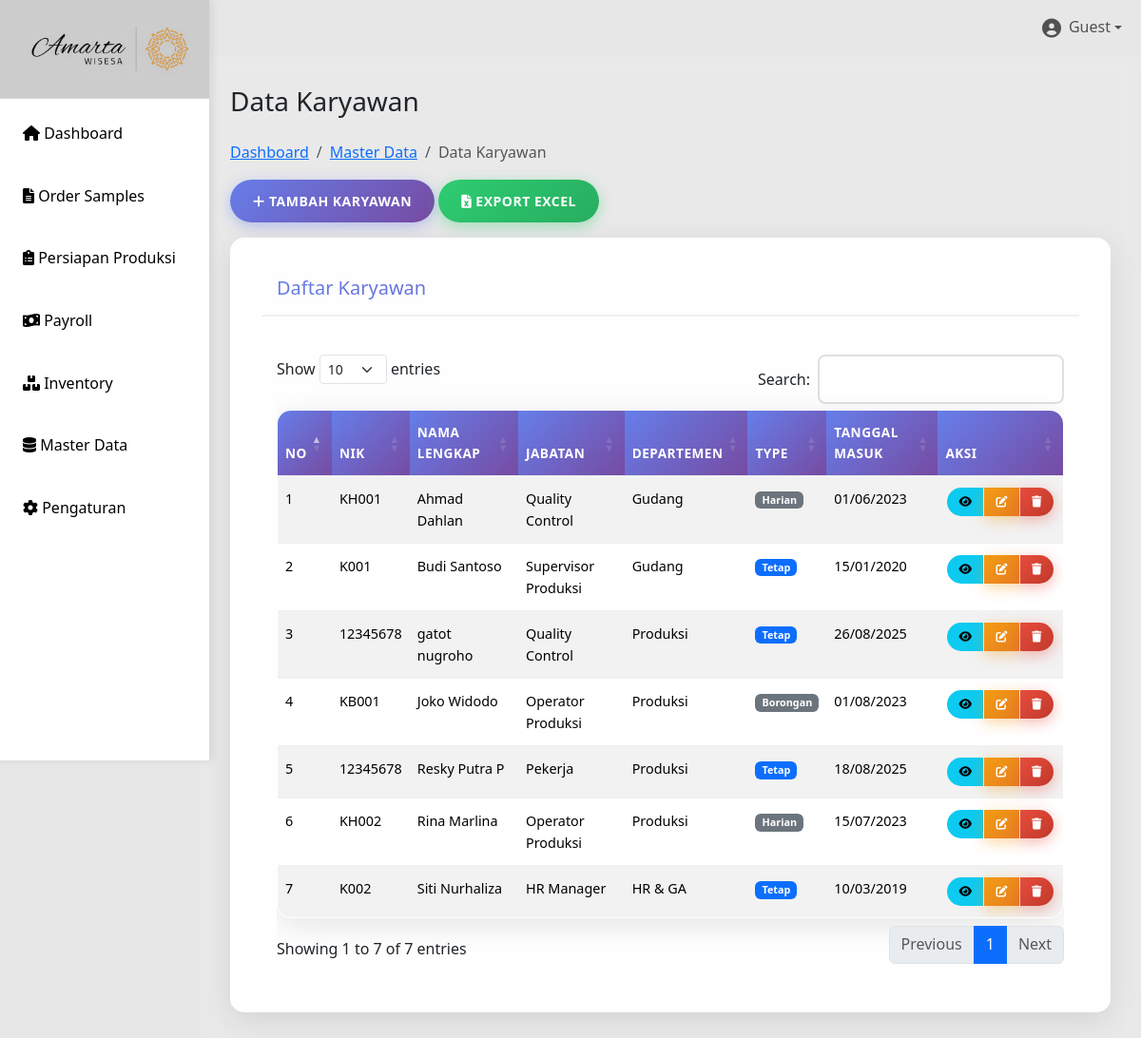
/data-karyawan.php, run on the app's committed database.
### tables this page shows
CREATE TABLE `karyawan` (
  `id` int(11) UNSIGNED NOT NULL,
  `nik` varchar(200) NOT NULL,
  `nama_lengkap` varchar(100) NOT NULL,
  `jenis_kelamin` enum('L','P') NOT NULL,
  `tempat_lahir` varchar(50) DEFAULT NULL,
  `tanggal_lahir` date DEFAULT NULL,
  `alamat` text DEFAULT NULL,
  `no_telepon` varchar(20) DEFAULT NULL,
  `email` varchar(100) DEFAULT NULL,
  `type_karyawan` enum('tetap','harian','borongan') NOT NULL,
  `status_karyawan` enum('aktif','nonaktif','cuti','keluar') DEFAULT 'aktif',
  `tanggal_masuk` date NOT NULL,
  `tanggal_keluar` date DEFAULT NULL,
  `id_jabatan` int(11) DEFAULT NULL,
  `id_departemen` int(11) DEFAULT NULL,
  `foto` varchar(255) DEFAULT NULL,
  `created_at` timestamp NOT NULL DEFAULT current_timestamp(),
  `updated_at` timestamp NOT NULL DEFAULT current_timestamp() ON UPDATE current_timestamp()
);

CREATE TABLE `jabatan` (
  `id` int(11) NOT NULL,
  `nama_jabatan` varchar(100) NOT NULL,
  `deskripsi` text DEFAULT NULL,
  `created_at` timestamp NOT NULL DEFAULT current_timestamp(),
  `updated_at` timestamp NOT NULL DEFAULT current_timestamp() ON UPDATE current_timestamp()
);

CREATE TABLE `departemen` (
  `id` int(11) NOT NULL,
  `nama_departemen` varchar(100) NOT NULL,
  `deskripsi` text DEFAULT NULL,
  `created_at` timestamp NOT NULL DEFAULT current_timestamp(),
  `updated_at` timestamp NOT NULL DEFAULT current_timestamp() ON UPDATE current_timestamp()
);

### data-karyawan.php (the view, shortened to what this page needs)
<?php
include 'config/db.php';
include 'includes/header.php';
$sql = "SELECT k.*, j.nama_jabatan, d.nama_departemen
        FROM karyawan k
        LEFT JOIN jabatan j ON k.id_jabatan = j.id
        LEFT JOIN departemen d ON k.id_departemen = d.id
        ORDER BY k.nama_lengkap";
$result = mysqli_query($conn, $sql);
$karyawanList = mysqli_fetch_all($result, MYSQLI_ASSOC);
?>
<div class="main-content">
    <div class="row">
        <div class="col-12">
            <h1 class="h3 mb-4">Data Karyawan</h1>
            <nav aria-label="breadcrumb">
                <ol class="breadcrumb">
                    <li class="breadcrumb-item"><a href="index.php">Dashboard</a></li>
                    <li class="breadcrumb-item"><a href="master-data.php">Master Data</a></li>
                    <li class="breadcrumb-item active">Data Karyawan</li>
                </ol>
            </nav>
            <div class="mb-3">
                <button type="button" class="btn btn-primary" data-bs-toggle="modal" data-bs-target="#tambahKaryawanModal">
                    <i class="fas fa-plus"></i> Tambah Karyawan
                </button>
                <button type="button" class="btn btn-success">
                    <i class="fas fa-file-excel"></i> Export Excel
                </button>
            </div>
            <div class="card">
                <div class="card-header">
                    <h5 class="card-title mb-0">Daftar Karyawan</h5>
                </div>
                <div class="card-body">
                    <div class="table-responsive">
                        <table id="tabelKaryawan" class="table table-striped table-hover" id="tabelKaryawan">
                            <thead>
                                <tr>
                                    <th>No</th>
                                    <th>NIK</th>
                                    <th>Nama Lengkap</th>
                                    <th>Jabatan</th>
                                    <th>Departemen</th>
                                    <th>Type</th>
                                    <th>Tanggal Masuk</th>
                                    <th>Aksi</th>
                                </tr>
                            </thead>
                            <tbody>
                                <?php $no = 1; foreach ($karyawanList as $karyawan): ?>
                                <tr>
                                    <td><?= $no++; ?></td>
                                    <td><?= htmlspecialchars($karyawan['nik']); ?></td>
                                    <td><?= htmlspecialchars($karyawan['nama_lengkap']); ?></td>
                                    <td><?= htmlspecialchars($karyawan['nama_jabatan']); ?></td>
                                    <td><?= htmlspecialchars($karyawan['nama_departemen']); ?></td>
                                    <td>
                                        <span class="badge bg-<?= $karyawan['type_karyawan'] == 'tetap' ? 'primary' : 'secondary'; ?>">
                                            <?= ucfirst($karyawan['type_karyawan']); ?>
                                        </span>
                                    </td>
                                    <td><?= date('d/m/Y', strtotime($karyawan['tanggal_masuk'])); ?></td>
                                    <td>
                                        <div class="btn-group btn-group-sm" role="group">
                                            <a href="detail-karyawan.php?id=<?= $karyawan['id']; ?>" class="btn btn-sm btn-info">
                                                <i class="fas fa-eye"></i>
                                            </a>
                                            <a href="edit-karyawan.php?id=<?= $karyawan['id']; ?>" class="btn btn-sm btn-warning">
                                                <i class="fas fa-edit"></i>
                                            </a>
                                            <button type="button" class="btn btn-sm btn-danger" onclick="hapusKaryawan(<?= $karyawan['id']; ?>)">
                                                <i class="fas fa-trash"></i>
                                            </button>
                                        </div>
                                    </td>
                                </tr>
                                <?php endforeach; ?>
                            </tbody>
                        </table>
                    </div>
                </div>
            </div>
        </div>
    </div>
</div>
<?php
include 'includes/footer.php';
?>

### css/style.css (style rules this page uses)
* { margin: 0; padding: 0; box-sizing: border-box; }
body { font-family: 'Segoe UI', Tahoma, Geneva, Verdana, sans-serif; background: #e7e7e7ff; min-height: 100vh; line-height: 1.6; }
.main-content { margin-left: 210px; padding: 2rem; background: rgba(255,255,255,0.1); backdrop-filter: blur(10px); min-height: 100vh; }
.card { background: rgba(255,255,255,0.95); border-radius: 15px; padding: 2rem; margin-bottom: 1.5rem; box-shadow: 0 8px 32px rgba(0,0,0,0.1); backdrop-filter: blur(10px); border: 1px solid rgba(255,255,255,0.2); transition: transform 0.3s ease, box-shadow 0.3s ease; }
.card-header { border-bottom: 2px solid #f0f0f0; padding-bottom: 1rem; margin-bottom: 1.5rem; background: linear-gradient(135deg, #667eea, #764ba2); -webkit-background-clip: text; -webkit-text-fill-color: transparent; background-clip: text; }
.table { width: 100%; border-collapse: separate; border-spacing: 0; background: white; border-radius: 15px; overflow: hidden; box-shadow: 0 8px 32px rgba(0,0,0,0.1); border: 1px solid rgba(255,255,255,0.2); }
.table th, .table td { padding: 12px 8px; text-align: left; border-bottom: 1px solid #f0f0f0; font-size: 0.9rem; }
.table th { background: linear-gradient(135deg, #667eea, #764ba2); color: white; font-weight: 600; text-transform: uppercase; letter-spacing: 0.5px; font-size: 0.85rem; }
.table tr { transition: all 0.3s ease; }
.table tr:last-child td { border-bottom: none; }
.table .btn { padding: 6px 12px; font-size: 12px; border-radius: 20px; margin: 0 2px; }
.table .btn i { font-size: 12px; }
.btn { padding: 12px 24px; border: none; border-radius: 25px; cursor: pointer; text-decoration: none; display: inline-block; font-size: 14px; font-weight: 600; text-transform: uppercase; letter-spacing: 0.5px; transition: all 0.3s ease; position: relative; overflow: hidden; }
.btn::before { content: ''; position: absolute; top: 50%; left: 50%; width: 0; height: 0; background: rgba(255,255,255,0.2); border-radius: 50%; transform: translate(-50%, -50%); transition: width 0.6s, height 0.6s; }
.btn-primary { background: linear-gradient(135deg, #667eea, #764ba2); color: white; box-shadow: 0 4px 15px rgba(102,126,234,0.4); }
.btn-success { background: linear-gradient(135deg, #2ecc71, #27ae60); color: white; box-shadow: 0 4px 15px rgba(46,204,113,0.4); }
.btn-danger { background: linear-gradient(135deg, #e74c3c, #c0392b); color: white; box-shadow: 0 4px 15px rgba(231,76,60,0.4); }
.btn-warning { background: linear-gradient(135deg, #f39c12, #e67e22); color: white; box-shadow: 0 4px 15px rgba(243,156,18,0.4); }
.mb-3 { margin-bottom: 1.5rem; }
.card { animation: fadeInUp 0.6s ease-out; }

### data on the page
karyawan: nik "KH001", nama_lengkap "Ahmad Dahlan", id_jabatan.nama_jabatan "Quality Control", id_departemen.nama_departemen "Gudang", type_karyawan "Harian", tanggal_masuk "01/06/2023"
karyawan: nik "K001", nama_lengkap "Budi Santoso", id_jabatan.nama_jabatan "Supervisor Produksi", id_departemen.nama_departemen "Gudang", type_karyawan "Tetap", tanggal_masuk "15/01/2020"
karyawan: nik "12345678", nama_lengkap "gatot nugroho", id_jabatan.nama_jabatan "Quality Control", id_departemen.nama_departemen "Produksi", type_karyawan "Tetap", tanggal_masuk "26/08/2025"
karyawan: nik "KB001", nama_lengkap "Joko Widodo", id_jabatan.nama_jabatan "Operator Produksi", id_departemen.nama_departemen "Produksi", type_karyawan "Borongan", tanggal_masuk "01/08/2023"
karyawan: nik "12345678", nama_lengkap "Resky Putra P", id_jabatan.nama_jabatan "Pekerja", id_departemen.nama_departemen "Produksi", type_karyawan "Tetap", tanggal_masuk "18/08/2025"
karyawan: nik "KH002", nama_lengkap "Rina Marlina", id_jabatan.nama_jabatan "Operator Produksi", id_departemen.nama_departemen "Produksi", type_karyawan "Harian", tanggal_masuk "15/07/2023"
karyawan: nik "K002", nama_lengkap "Siti Nurhaliza", id_jabatan.nama_jabatan "HR Manager", id_departemen.nama_departemen "HR & GA", type_karyawan "Tetap", tanggal_masuk "10/03/2019"

### other printed values
$_SESSION['username'] "Guest"
